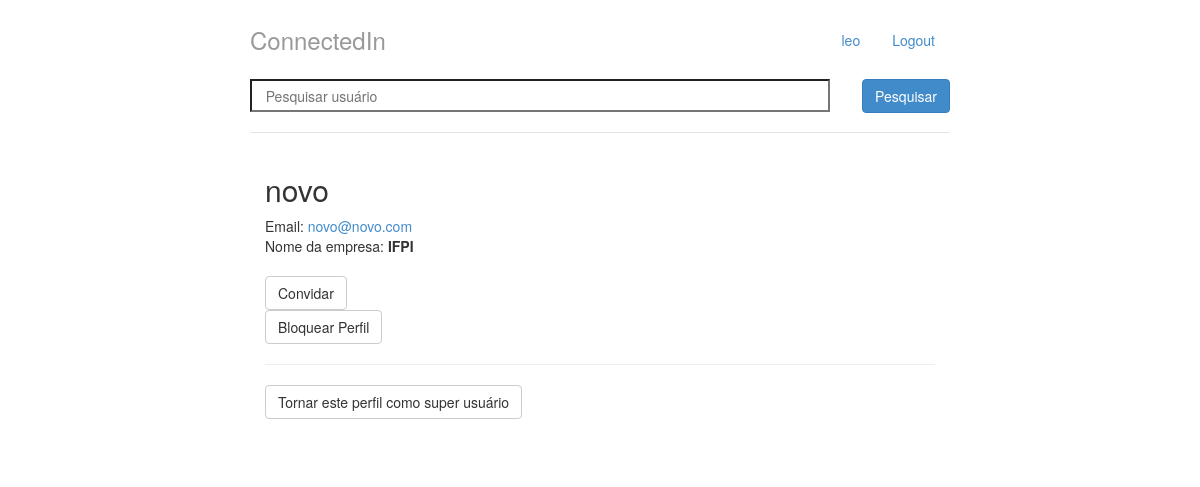
The page /perfil/5 (signed in) on the database its author committed.
### perfis/models.py (models this page shows, shortened)
class Perfil(models.Model):
    nome = models.CharField(max_length=255, null=False)
    telefone = models.CharField(max_length=15, null=False)
    nome_empresa = models.CharField(max_length=255, null=False)
    contatos = models.ManyToManyField('self', related_name = 'meus_contatos')
    contatos_bloqueados = models.ManyToManyField('self', related_name = 'meus_contatos_bloqueados', symmetrical=False, through='Bloqueio')
    usuario = models.OneToOneField(User, related_name="perfil", on_delete = models.CASCADE)
    @property
    def email(self):
        return self.usuario.email
    @property
    def superuser(self):
        return self.usuario.is_superuser
    @property
    def meus_bloqueios(self):
        bloqueio = Bloqueio.objects.filter(bloqueador=self)
        return bloqueio
    def pode_convidar(self, perfil):
        convites = Convite.objects.filter(solicitante=self, convidado=perfil).all()
        if len(convites) == 0:
            return self.id != perfil.id and perfil not in self.contatos.all()
        return False
    def pode_bloquear(self, perfil):
        for i in self.meus_bloqueios.all():
            if i.bloqueado.id == perfil.id:
                return False
        return self.id != perfil.id
    def pode_exibir(self, perfil):
        for i in perfil.meus_bloqueios.all():
            if i.bloqueado.id == self.id:
                return False
        return True

### perfis/views.py (the view)
# urls.py: path('perfil/<int:perfil_id>', views.exibir_perfil, name='exibir'),
@login_required
def exibir_perfil(request, perfil_id):
	perfil = Perfil.objects.get(id=perfil_id)
	perfil_logado = get_perfil_logado(request)
	posso_convidar = perfil_logado.pode_convidar(perfil)
	posso_bloquear = perfil_logado.pode_bloquear(perfil)
	posso_exibir = perfil_logado.pode_exibir(perfil)
	return render(request, 'perfil.html',
		          {'perfil' : perfil,
				   'perfil_logado' : perfil_logado, 'posso_convidar': posso_convidar, 'posso_bloquear': posso_bloquear, 'posso_exibir': posso_exibir})

### perfis/views.py (called while the page is built)
@login_required
def get_perfil_logado(request):
	return request.user.perfil

### perfis/templates/perfil.html (shortened to what this page needs)
{% extends 'base.html' %}
{% block body %}
<div class = "col-lg-12">
		{% if posso_exibir %}
				<h2 style="margin-top: 0px">{{ perfil.nome }}</h2>
				<address>
					Email: <a href = "mailto:{{ perfil.email }}">{{ perfil.email }}</a>
					<br>
					Nome da empresa: <strong>{{ perfil.nome_empresa }}</strong>
				</address>
				{% if posso_convidar %}
					<a class="btn btn-default" href = "{% url 'convidar' perfil.id %}">
						Convidar
					</a>
					<br>
				{% endif %}
				{% if posso_bloquear %}
					<button class="btn btn-default" id="btn-confirm">Bloquear Perfil</button>
					<hr/>
					{% if perfil_logado.superuser and not perfil.superuser %}
						<a class="btn btn-default" href = "{% url 'super' perfil.id %}">
							Tornar este perfil como super usuário
						</a>
					{% endif %}
				{% endif %}
		{% else %}
			<h1>Usuário não existe</h1>
		{% endif %}
</div>
{% endblock %}

### perfis/templates/base.html (shortened to what this page needs)
{% load staticfiles %}
<!doctype html>
<html lang = "pt-br">
	<head>
		<link rel="stylesheet"
			 href="{% static 'styles/bootstrap.css' %}">
		<link rel="stylesheet"
			 href="{% static 'styles/main.css' %}">
	</head>
	<body>
		<div class="container">
			<div class = "header">
				{% if request.user.perfil %}
				<ul class = "nav nav-pills pull-right">
					<li><a href = "{% url 'exibir' perfil_logado.id %}">{{ perfil_logado.nome }}</a></li>
					<li><a href = "/logout/">Logout</a></li>
				</ul>
				<a href="{% url 'index' %}" style = "text-decoration:none">
					<h3 class = "text-muted">ConnectedIn</h3>
				</a>
			<form class = "form-signin"  method="post"
    	    	action="{% url 'pesquisar' %}">
    			<input name="nome" id="nome_id" required placeholder="   Pesquisar usuário" style="min-height: 33px; min-width: 580px;">
    			<button class="btn btn-primary pull-right" type="submit">Pesquisar</button>
			</form>
			{% else %}
				<h3 class = "text-muted">ConnectedIn</h3>
			{% endif %}
			<br>
			</div>
			<div class="row content">
				{% block body %}
				{% endblock %}
			</div>
		</div>
	</body>
</html>

### perfis/static/styles/main.css (style rules this page uses)
body { padding-top: 20px; padding-bottom: 20px; }
.header, .content, .footer { padding-left: 15px; padding-right: 15px; }
.header { border-bottom: 1px solid #e5e5e5; }
.header h3 { margin-top: 0; margin-bottom: 0; line-height: 40px; padding-bottom: 19px; }
@media (min-width: 768px) { .container { max-width: 730px; } }
.content { margin: 40px 0; }
@media screen and (min-width: 768px) { .header, .content, .footer { padding-left: 0; padding-right: 0; } }
@media screen and (min-width: 768px) { .header { margin-bottom: 30px; } }

### rows shown on the page
Perfil: nome "leo"
Perfil: nome "novo", email "novo@novo.com", nome_empresa "IFPI"
